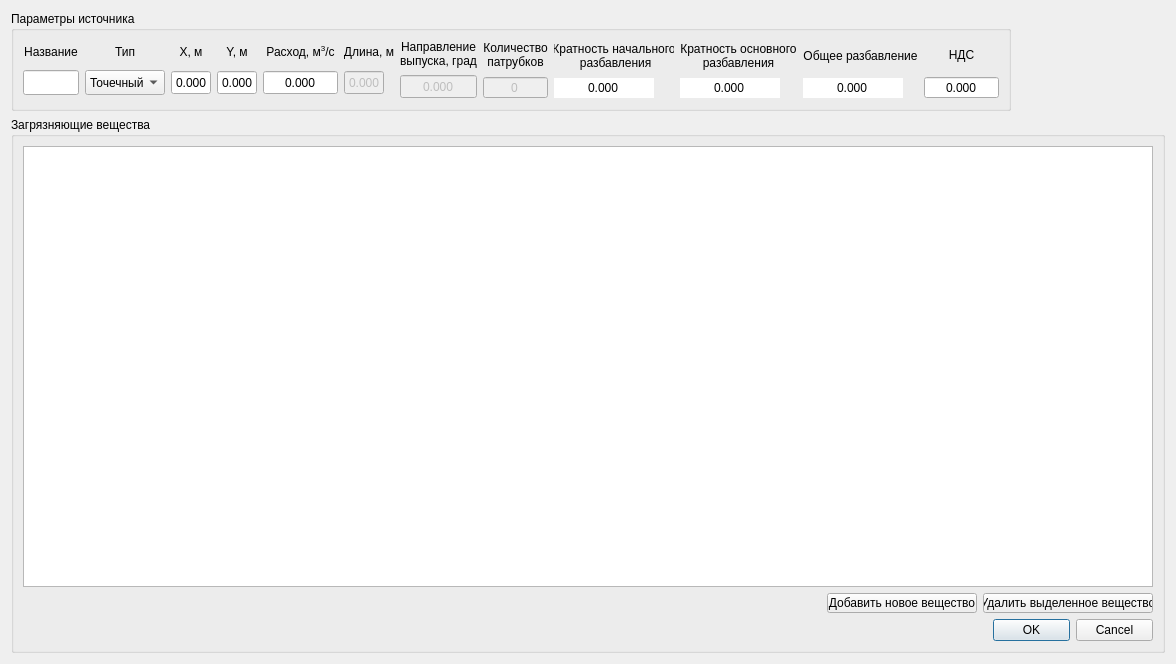
<?xml version="1.0" encoding="UTF-8"?>
<ui version="4.0">
 <class>PolutionWidget</class>
 <widget class="QWidget" name="PolutionWidget">
  <property name="geometry">
   <rect>
    <x>0</x>
    <y>0</y>
    <width>1176</width>
    <height>664</height>
   </rect>
  </property>
  <property name="windowTitle">
   <string>Form</string>
  </property>
  <layout class="QVBoxLayout" name="verticalLayout_9">
   <item>
    <widget class="QGroupBox" name="source_parameters_group_box">
     <property name="maximumSize">
      <size>
       <width>1000</width>
       <height>100</height>
      </size>
     </property>
     <property name="title">
      <string>Параметры источника</string>
     </property>
     <layout class="QHBoxLayout" name="horizontalLayout">
      <item>
       <layout class="QVBoxLayout" name="name_layout">
        <item>
         <widget class="QLabel" name="name_label">
          <property name="sizePolicy">
           <sizepolicy hsizetype="Expanding" vsizetype="Expanding">
            <horstretch>0</horstretch>
            <verstretch>0</verstretch>
           </sizepolicy>
          </property>
          <property name="maximumSize">
           <size>
            <width>16777215</width>
            <height>20</height>
           </size>
          </property>
          <property name="text">
           <string>Название</string>
          </property>
          <property name="alignment">
           <set>Qt::AlignCenter</set>
          </property>
         </widget>
        </item>
        <item>
         <widget class="QLineEdit" name="name_line_edit">
          <property name="sizePolicy">
           <sizepolicy hsizetype="Expanding" vsizetype="Expanding">
            <horstretch>0</horstretch>
            <verstretch>0</verstretch>
           </sizepolicy>
          </property>
          <property name="maximumSize">
           <size>
            <width>16777215</width>
            <height>25</height>
           </size>
          </property>
          <property name="cursorPosition">
           <number>0</number>
          </property>
          <property name="alignment">
           <set>Qt::AlignCenter</set>
          </property>
         </widget>
        </item>
       </layout>
      </item>
      <item>
       <layout class="QVBoxLayout" name="type_layout">
        <item>
         <widget class="QLabel" name="type_label">
          <property name="sizePolicy">
           <sizepolicy hsizetype="Expanding" vsizetype="Expanding">
            <horstretch>0</horstretch>
            <verstretch>0</verstretch>
           </sizepolicy>
          </property>
          <property name="minimumSize">
           <size>
            <width>80</width>
            <height>0</height>
           </size>
          </property>
          <property name="maximumSize">
           <size>
            <width>80</width>
            <height>20</height>
           </size>
          </property>
          <property name="text">
           <string>Тип</string>
          </property>
          <property name="alignment">
           <set>Qt::AlignCenter</set>
          </property>
         </widget>
        </item>
        <item>
         <widget class="QComboBox" name="type_combo_box">
          <property name="sizePolicy">
           <sizepolicy hsizetype="Expanding" vsizetype="Expanding">
            <horstretch>0</horstretch>
            <verstretch>0</verstretch>
           </sizepolicy>
          </property>
          <property name="minimumSize">
           <size>
            <width>80</width>
            <height>0</height>
           </size>
          </property>
          <property name="maximumSize">
           <size>
            <width>80</width>
            <height>25</height>
           </size>
          </property>
          <item>
           <property name="text">
            <string>Точечный</string>
           </property>
          </item>
          <item>
           <property name="text">
            <string>Диффузионый</string>
           </property>
          </item>
         </widget>
        </item>
       </layout>
      </item>
      <item>
       <layout class="QVBoxLayout" name="x_layout">
        <item>
         <widget class="QLabel" name="x_label">
          <property name="sizePolicy">
           <sizepolicy hsizetype="Expanding" vsizetype="Expanding">
            <horstretch>0</horstretch>
            <verstretch>0</verstretch>
           </sizepolicy>
          </property>
          <property name="maximumSize">
           <size>
            <width>40</width>
            <height>20</height>
           </size>
          </property>
          <property name="text">
           <string>X, м</string>
          </property>
          <property name="alignment">
           <set>Qt::AlignCenter</set>
          </property>
         </widget>
        </item>
        <item>
         <widget class="QDoubleSpinBox" name="x_double_spin_box">
          <property name="sizePolicy">
           <sizepolicy hsizetype="Expanding" vsizetype="Expanding">
            <horstretch>0</horstretch>
            <verstretch>0</verstretch>
           </sizepolicy>
          </property>
          <property name="maximumSize">
           <size>
            <width>40</width>
            <height>25</height>
           </size>
          </property>
          <property name="wrapping">
           <bool>false</bool>
          </property>
          <property name="frame">
           <bool>true</bool>
          </property>
          <property name="alignment">
           <set>Qt::AlignCenter</set>
          </property>
          <property name="buttonSymbols">
           <enum>QAbstractSpinBox::NoButtons</enum>
          </property>
          <property name="showGroupSeparator" stdset="0">
           <bool>false</bool>
          </property>
          <property name="decimals">
           <number>3</number>
          </property>
          <property name="maximum">
           <double>100000.000000000000000</double>
          </property>
         </widget>
        </item>
       </layout>
      </item>
      <item>
       <layout class="QVBoxLayout" name="y_layout">
        <item>
         <widget class="QLabel" name="y_label">
          <property name="sizePolicy">
           <sizepolicy hsizetype="Expanding" vsizetype="Expanding">
            <horstretch>0</horstretch>
            <verstretch>0</verstretch>
           </sizepolicy>
          </property>
          <property name="maximumSize">
           <size>
            <width>40</width>
            <height>20</height>
           </size>
          </property>
          <property name="text">
           <string>Y, м</string>
          </property>
          <property name="alignment">
           <set>Qt::AlignCenter</set>
          </property>
         </widget>
        </item>
        <item>
         <widget class="QDoubleSpinBox" name="y_double_spin_box">
          <property name="sizePolicy">
           <sizepolicy hsizetype="Expanding" vsizetype="Expanding">
            <horstretch>0</horstretch>
            <verstretch>0</verstretch>
           </sizepolicy>
          </property>
          <property name="maximumSize">
           <size>
            <width>40</width>
            <height>25</height>
           </size>
          </property>
          <property name="wrapping">
           <bool>false</bool>
          </property>
          <property name="frame">
           <bool>true</bool>
          </property>
          <property name="alignment">
           <set>Qt::AlignCenter</set>
          </property>
          <property name="buttonSymbols">
           <enum>QAbstractSpinBox::NoButtons</enum>
          </property>
          <property name="showGroupSeparator" stdset="0">
           <bool>false</bool>
          </property>
          <property name="decimals">
           <number>3</number>
          </property>
          <property name="maximum">
           <double>100000.000000000000000</double>
          </property>
         </widget>
        </item>
       </layout>
      </item>
      <item>
       <layout class="QVBoxLayout" name="spending_layout">
        <item>
         <widget class="QLabel" name="spending_label">
          <property name="sizePolicy">
           <sizepolicy hsizetype="Expanding" vsizetype="Expanding">
            <horstretch>0</horstretch>
            <verstretch>0</verstretch>
           </sizepolicy>
          </property>
          <property name="maximumSize">
           <size>
            <width>100</width>
            <height>20</height>
           </size>
          </property>
          <property name="text">
           <string>&lt;html&gt;&lt;head/&gt;&lt;body&gt;&lt;p&gt;Расход, м&lt;span style=&quot; vertical-align:super;&quot;&gt;3&lt;/span&gt;/с&lt;/p&gt;&lt;/body&gt;&lt;/html&gt;</string>
          </property>
          <property name="alignment">
           <set>Qt::AlignCenter</set>
          </property>
         </widget>
        </item>
        <item>
         <widget class="QDoubleSpinBox" name="spending_double_spin_box">
          <property name="sizePolicy">
           <sizepolicy hsizetype="Expanding" vsizetype="Expanding">
            <horstretch>0</horstretch>
            <verstretch>0</verstretch>
           </sizepolicy>
          </property>
          <property name="maximumSize">
           <size>
            <width>100</width>
            <height>25</height>
           </size>
          </property>
          <property name="wrapping">
           <bool>false</bool>
          </property>
          <property name="frame">
           <bool>true</bool>
          </property>
          <property name="alignment">
           <set>Qt::AlignCenter</set>
          </property>
          <property name="buttonSymbols">
           <enum>QAbstractSpinBox::NoButtons</enum>
          </property>
          <property name="showGroupSeparator" stdset="0">
           <bool>false</bool>
          </property>
          <property name="decimals">
           <number>3</number>
          </property>
          <property name="maximum">
           <double>100000.000000000000000</double>
          </property>
         </widget>
        </item>
       </layout>
      </item>
      <item>
       <layout class="QVBoxLayout" name="length_layout">
        <item>
         <widget class="QLabel" name="length_label">
          <property name="sizePolicy">
           <sizepolicy hsizetype="Expanding" vsizetype="Expanding">
            <horstretch>0</horstretch>
            <verstretch>0</verstretch>
           </sizepolicy>
          </property>
          <property name="maximumSize">
           <size>
            <width>50</width>
            <height>20</height>
           </size>
          </property>
          <property name="text">
           <string>Длина, м</string>
          </property>
          <property name="alignment">
           <set>Qt::AlignCenter</set>
          </property>
         </widget>
        </item>
        <item>
         <widget class="QDoubleSpinBox" name="length_double_spin_box">
          <property name="enabled">
           <bool>false</bool>
          </property>
          <property name="sizePolicy">
           <sizepolicy hsizetype="Expanding" vsizetype="Expanding">
            <horstretch>0</horstretch>
            <verstretch>0</verstretch>
           </sizepolicy>
          </property>
          <property name="maximumSize">
           <size>
            <width>40</width>
            <height>25</height>
           </size>
          </property>
          <property name="wrapping">
           <bool>false</bool>
          </property>
          <property name="frame">
           <bool>true</bool>
          </property>
          <property name="alignment">
           <set>Qt::AlignCenter</set>
          </property>
          <property name="buttonSymbols">
           <enum>QAbstractSpinBox::NoButtons</enum>
          </property>
          <property name="showGroupSeparator" stdset="0">
           <bool>false</bool>
          </property>
          <property name="decimals">
           <number>3</number>
          </property>
          <property name="maximum">
           <double>100000.000000000000000</double>
          </property>
         </widget>
        </item>
       </layout>
      </item>
      <item>
       <layout class="QVBoxLayout" name="direction_layout">
        <item>
         <widget class="QLabel" name="direction_label">
          <property name="sizePolicy">
           <sizepolicy hsizetype="Expanding" vsizetype="Expanding">
            <horstretch>0</horstretch>
            <verstretch>0</verstretch>
           </sizepolicy>
          </property>
          <property name="maximumSize">
           <size>
            <width>16777215</width>
            <height>30</height>
           </size>
          </property>
          <property name="text">
           <string>Направление 
выпуска, град</string>
          </property>
          <property name="alignment">
           <set>Qt::AlignCenter</set>
          </property>
         </widget>
        </item>
        <item>
         <widget class="QDoubleSpinBox" name="direction_double_spin_box">
          <property name="enabled">
           <bool>false</bool>
          </property>
          <property name="sizePolicy">
           <sizepolicy hsizetype="Expanding" vsizetype="Expanding">
            <horstretch>0</horstretch>
            <verstretch>0</verstretch>
           </sizepolicy>
          </property>
          <property name="maximumSize">
           <size>
            <width>16777215</width>
            <height>25</height>
           </size>
          </property>
          <property name="wrapping">
           <bool>false</bool>
          </property>
          <property name="frame">
           <bool>true</bool>
          </property>
          <property name="alignment">
           <set>Qt::AlignCenter</set>
          </property>
          <property name="buttonSymbols">
           <enum>QAbstractSpinBox::NoButtons</enum>
          </property>
          <property name="showGroupSeparator" stdset="0">
           <bool>false</bool>
          </property>
          <property name="decimals">
           <number>3</number>
          </property>
          <property name="maximum">
           <double>100000.000000000000000</double>
          </property>
         </widget>
        </item>
       </layout>
      </item>
      <item>
       <layout class="QVBoxLayout" name="tubes_layout">
        <item>
         <widget class="QLabel" name="tube_number_label">
          <property name="sizePolicy">
           <sizepolicy hsizetype="Expanding" vsizetype="Expanding">
            <horstretch>0</horstretch>
            <verstretch>0</verstretch>
           </sizepolicy>
          </property>
          <property name="maximumSize">
           <size>
            <width>100</width>
            <height>30</height>
           </size>
          </property>
          <property name="text">
           <string>Количество
патрубков</string>
          </property>
          <property name="alignment">
           <set>Qt::AlignCenter</set>
          </property>
         </widget>
        </item>
        <item>
         <widget class="QSpinBox" name="tubes_number_spin_box">
          <property name="enabled">
           <bool>false</bool>
          </property>
          <property name="alignment">
           <set>Qt::AlignCenter</set>
          </property>
          <property name="buttonSymbols">
           <enum>QAbstractSpinBox::NoButtons</enum>
          </property>
          <property name="maximum">
           <number>10000</number>
          </property>
         </widget>
        </item>
       </layout>
      </item>
      <item>
       <layout class="QVBoxLayout" name="init_dilution_layout">
        <item>
         <widget class="QLabel" name="init_dilution_label">
          <property name="maximumSize">
           <size>
            <width>120</width>
            <height>30</height>
           </size>
          </property>
          <property name="text">
           <string>Кратность начального
 разбавления</string>
          </property>
          <property name="alignment">
           <set>Qt::AlignCenter</set>
          </property>
         </widget>
        </item>
        <item>
         <widget class="QDoubleSpinBox" name="init_dilution_double_spin_box">
          <property name="maximumSize">
           <size>
            <width>100</width>
            <height>20</height>
           </size>
          </property>
          <property name="frame">
           <bool>false</bool>
          </property>
          <property name="alignment">
           <set>Qt::AlignCenter</set>
          </property>
          <property name="readOnly">
           <bool>true</bool>
          </property>
          <property name="buttonSymbols">
           <enum>QAbstractSpinBox::NoButtons</enum>
          </property>
          <property name="decimals">
           <number>3</number>
          </property>
          <property name="maximum">
           <double>10000.000000000000000</double>
          </property>
         </widget>
        </item>
       </layout>
      </item>
      <item>
       <layout class="QVBoxLayout" name="main_dilution_layout">
        <item>
         <widget class="QLabel" name="main_dilution_label">
          <property name="maximumSize">
           <size>
            <width>130</width>
            <height>30</height>
           </size>
          </property>
          <property name="text">
           <string>Кратность основного
разбавления</string>
          </property>
          <property name="alignment">
           <set>Qt::AlignCenter</set>
          </property>
         </widget>
        </item>
        <item>
         <widget class="QDoubleSpinBox" name="main_dilution_double_spin_box">
          <property name="maximumSize">
           <size>
            <width>100</width>
            <height>20</height>
           </size>
          </property>
          <property name="frame">
           <bool>false</bool>
          </property>
          <property name="alignment">
           <set>Qt::AlignCenter</set>
          </property>
          <property name="readOnly">
           <bool>true</bool>
          </property>
          <property name="buttonSymbols">
           <enum>QAbstractSpinBox::NoButtons</enum>
          </property>
          <property name="decimals">
           <number>3</number>
          </property>
          <property name="maximum">
           <double>10000.000000000000000</double>
          </property>
         </widget>
        </item>
       </layout>
      </item>
      <item>
       <layout class="QVBoxLayout" name="common_dilution_layout">
        <item>
         <widget class="QLabel" name="common_dilution_label">
          <property name="maximumSize">
           <size>
            <width>130</width>
            <height>30</height>
           </size>
          </property>
          <property name="text">
           <string>Общее разбавление</string>
          </property>
          <property name="alignment">
           <set>Qt::AlignCenter</set>
          </property>
         </widget>
        </item>
        <item>
         <widget class="QDoubleSpinBox" name="common_dilution_double_spin_box">
          <property name="maximumSize">
           <size>
            <width>100</width>
            <height>20</height>
           </size>
          </property>
          <property name="frame">
           <bool>false</bool>
          </property>
          <property name="alignment">
           <set>Qt::AlignCenter</set>
          </property>
          <property name="readOnly">
           <bool>true</bool>
          </property>
          <property name="buttonSymbols">
           <enum>QAbstractSpinBox::NoButtons</enum>
          </property>
          <property name="decimals">
           <number>3</number>
          </property>
          <property name="maximum">
           <double>10000.000000000000000</double>
          </property>
         </widget>
        </item>
       </layout>
      </item>
      <item>
       <layout class="QVBoxLayout" name="vat_layout">
        <item>
         <widget class="QLabel" name="vat_label">
          <property name="text">
           <string>НДС</string>
          </property>
          <property name="alignment">
           <set>Qt::AlignCenter</set>
          </property>
         </widget>
        </item>
        <item>
         <widget class="QDoubleSpinBox" name="vat_double_spin_box">
          <property name="alignment">
           <set>Qt::AlignCenter</set>
          </property>
          <property name="readOnly">
           <bool>true</bool>
          </property>
          <property name="buttonSymbols">
           <enum>QAbstractSpinBox::NoButtons</enum>
          </property>
          <property name="decimals">
           <number>3</number>
          </property>
          <property name="maximum">
           <double>100000.000000000000000</double>
          </property>
         </widget>
        </item>
       </layout>
      </item>
     </layout>
    </widget>
   </item>
   <item>
    <widget class="QGroupBox" name="matters_group_box">
     <property name="title">
      <string>Загрязняющие вещества</string>
     </property>
     <layout class="QVBoxLayout" name="verticalLayout_10">
      <item>
       <widget class="QTableWidget" name="matters_table_widget">
        <property name="selectionMode">
         <enum>QAbstractItemView::SingleSelection</enum>
        </property>
        <property name="selectionBehavior">
         <enum>QAbstractItemView::SelectRows</enum>
        </property>
       </widget>
      </item>
      <item>
       <layout class="QHBoxLayout" name="matters_button_layout">
        <item>
         <spacer name="horizontalSpacer">
          <property name="orientation">
           <enum>Qt::Horizontal</enum>
          </property>
          <property name="sizeHint" stdset="0">
           <size>
            <width>40</width>
            <height>20</height>
           </size>
          </property>
         </spacer>
        </item>
        <item>
         <widget class="QPushButton" name="add_new_matter_button">
          <property name="sizePolicy">
           <sizepolicy hsizetype="Expanding" vsizetype="Fixed">
            <horstretch>0</horstretch>
            <verstretch>0</verstretch>
           </sizepolicy>
          </property>
          <property name="maximumSize">
           <size>
            <width>150</width>
            <height>20</height>
           </size>
          </property>
          <property name="text">
           <string>Добавить новое вещество</string>
          </property>
         </widget>
        </item>
        <item>
         <widget class="QPushButton" name="delete_selected_matter_button">
          <property name="maximumSize">
           <size>
            <width>170</width>
            <height>20</height>
           </size>
          </property>
          <property name="text">
           <string>Удалить выделенное вещество</string>
          </property>
         </widget>
        </item>
       </layout>
      </item>
      <item>
       <layout class="QHBoxLayout" name="save_button_layout">
        <item>
         <spacer name="horizontalSpacer_2">
          <property name="orientation">
           <enum>Qt::Horizontal</enum>
          </property>
          <property name="sizeHint" stdset="0">
           <size>
            <width>40</width>
            <height>20</height>
           </size>
          </property>
         </spacer>
        </item>
        <item>
         <widget class="QDialogButtonBox" name="save_button">
          <property name="maximumSize">
           <size>
            <width>160</width>
            <height>16777215</height>
           </size>
          </property>
          <property name="standardButtons">
           <set>QDialogButtonBox::Cancel|QDialogButtonBox::Ok</set>
          </property>
         </widget>
        </item>
       </layout>
      </item>
     </layout>
    </widget>
   </item>
  </layout>
 </widget>
 <resources/>
 <connections>
  <connection>
   <sender>add_new_matter_button</sender>
   <signal>pressed()</signal>
   <receiver>PolutionWidget</receiver>
   <slot>addNewMatterButtonPressed()</slot>
   <hints>
    <hint type="sourcelabel">
     <x>769</x>
     <y>702</y>
    </hint>
    <hint type="destinationlabel">
     <x>1016</x>
     <y>116</y>
    </hint>
   </hints>
  </connection>
  <connection>
   <sender>delete_selected_matter_button</sender>
   <signal>pressed()</signal>
   <receiver>PolutionWidget</receiver>
   <slot>deleteSelectedMatterButtonPressed()</slot>
   <hints>
    <hint type="sourcelabel">
     <x>911</x>
     <y>704</y>
    </hint>
    <hint type="destinationlabel">
     <x>1021</x>
     <y>186</y>
    </hint>
   </hints>
  </connection>
  <connection>
   <sender>save_button</sender>
   <signal>accepted()</signal>
   <receiver>PolutionWidget</receiver>
   <slot>saveButtonAccepted()</slot>
   <hints>
    <hint type="sourcelabel">
     <x>953</x>
     <y>732</y>
    </hint>
    <hint type="destinationlabel">
     <x>1028</x>
     <y>440</y>
    </hint>
   </hints>
  </connection>
  <connection>
   <sender>save_button</sender>
   <signal>rejected()</signal>
   <receiver>PolutionWidget</receiver>
   <slot>saveButtonRejected()</slot>
   <hints>
    <hint type="sourcelabel">
     <x>884</x>
     <y>734</y>
    </hint>
    <hint type="destinationlabel">
     <x>1026</x>
     <y>540</y>
    </hint>
   </hints>
  </connection>
 </connections>
 <slots>
  <slot>addNewMatterButtonPressed()</slot>
  <slot>deleteSelectedMatterButtonPressed()</slot>
  <slot>saveButtonAccepted()</slot>
  <slot>saveButtonRejected()</slot>
 </slots>
</ui>
